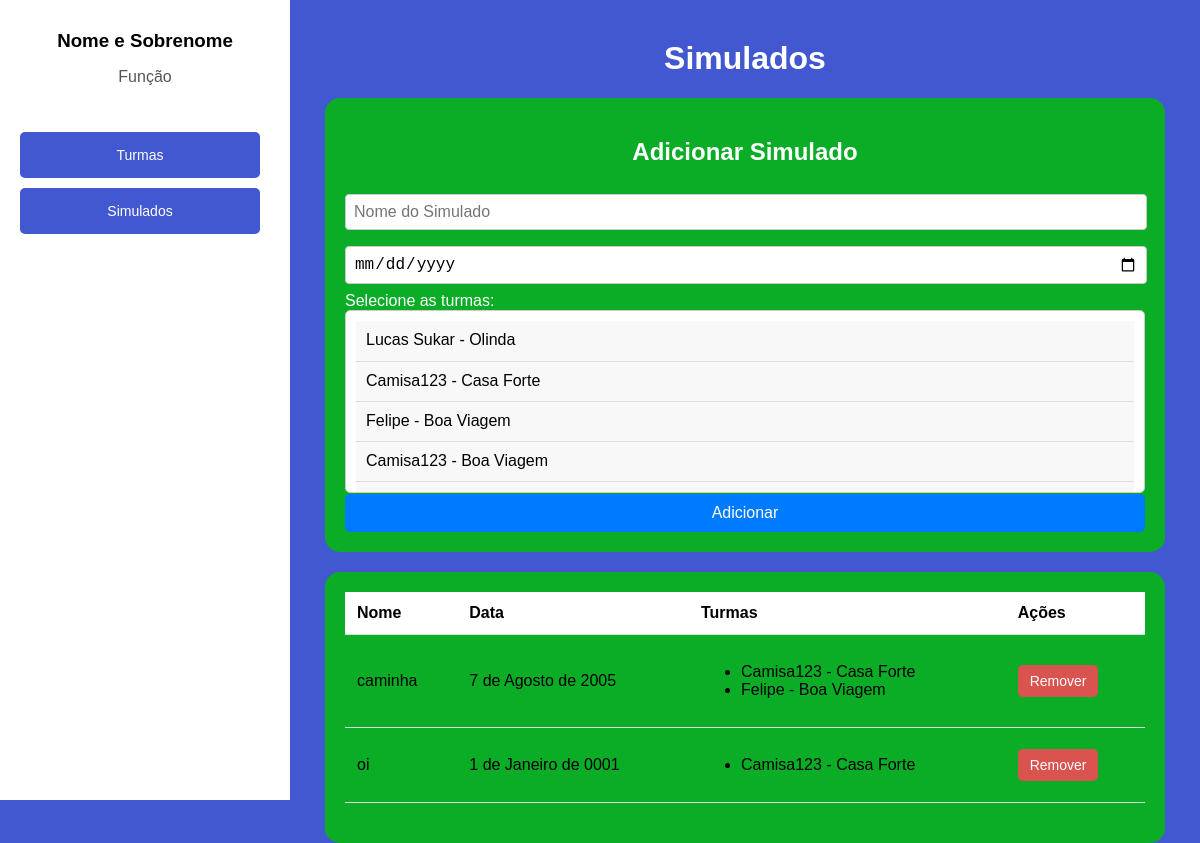
/cadastros/simulados/ (signed in), run on an earlier commit of the app's database.
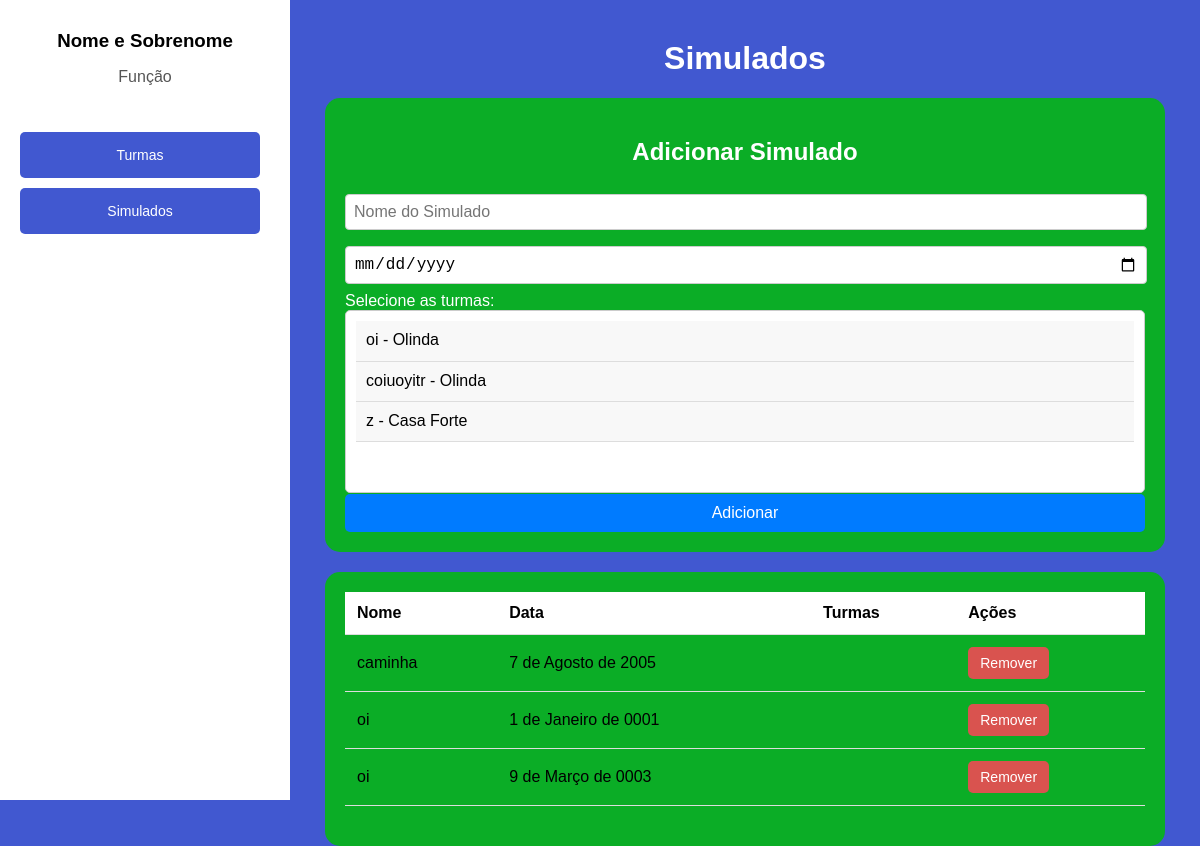
And on a later commit of the database.
### cadastros/models.py (models this page shows, shortened)
class Simulado(models.Model):
    nome = models.CharField(max_length=100)
    turmas = models.ManyToManyField(Turma, related_name='simulados')
    data = models.DateField()

class Turma(models.Model):
    nome = models.CharField(max_length=100)
    unidade = models.ForeignKey(Unidade, on_delete=models.CASCADE, related_name='turmas')

class Unidade(models.Model):
    nome = models.CharField(max_length=100, unique=True)

### cadastros/views.py (the view, shortened to what this page needs)
# urls.py: path('simulados/', SimuladoView.as_view(), name='listar_simulados'),  # Lista todos os simulados
class SimuladoView(LoginRequiredMixin, View):
    login_url = '/login/'
    template_name_list = 'listar_simulados.html'
    def get(self, request):
        simulados = Simulado.objects.all()  # Lista todos os simulados
        turmas = Turma.objects.all()  # Mostra todas as turmas disponíveis para adicionar simulados
        return render(request, self.template_name_list, {'simulados': simulados, 'turmas': turmas})

### cadastros/templates/listar_simulados.html (shortened to what this page needs)
<!DOCTYPE html>
<html lang="pt-br">
<head>
</head>
<body>
<div class="sidebar">
        <div class="profile">
            <h3>Nome e Sobrenome</h3>
            <p>Função</p>
        </div>
        <nav>
            <a href="{% url 'turmas' %}">Turmas</a>
            <a href="#">Simulados</a>
        </nav>
    </div>
    <div class="container">
        <h1>Simulados</h1>
        <div class="form-container">
            <h2>Adicionar Simulado</h2>
            <form id="add-simulado-form">
                <input type="text" name="nome" placeholder="Nome do Simulado" required>
                <input type="date" name="data" required>
                <label for="turmas">Selecione as turmas:</label>
                <select name="turmas" id="turmas" multiple required>
                    {% if turmas %}
                        {% for turma in turmas %}
                            <option value="{{ turma.id }}">{{ turma.nome }} - {{ turma.unidade.nome }}</option>
                        {% endfor %}
                    {% else %}
                        <option disabled>Nenhuma turma encontrada</option>
                    {% endif %}
                </select>
                <button type="submit" class="submit">Adicionar</button>
            </form>
        </div>
        <div class="table-container">
            <table>
                <thead>
                    <tr>
                        <th>Nome</th>
                        <th>Data</th>
                        <th>Turmas</th>
                        <th>Ações</th>
                    </tr>
                </thead>
                <tbody>
                    {% for simulado in simulados %}
                    <tr id="simulado-{{ simulado.id }}">
                        <td>{{ simulado.nome }}</td>
                        <td>{{ simulado.data }}</td>
                        <td>
                            <ul>
                                {% for turma in simulado.turmas.all %}
                                <li>{{ turma.nome }} - {{ turma.unidade.nome }}</li>
                                {% endfor %}
                            </ul>
                        </td>
                        <td><button class="remover-simulado" data-id="{{ simulado.id }}">Remover</button>
                        </td>
                    </tr>
                    {% endfor %}
                </tbody>
            </table>
        </div>
    </div>
</body>
</html>

What changed in the data, as far as the page shows it:
removed Turma: {{ turma.id }} 3 (drawn), nome "Camisa123", unidade.nome "Casa Forte"
removed Turma: {{ turma.id }} 5 (drawn), nome "Felipe", unidade.nome "Boa Viagem", shown under Simulado "caminha"
added Simulado: nome "oi", data "9 de Março de 0003"
Also different on the page:
form field turmas: "Lucas Sukar - Olinda / Camisa123 - Casa Forte / Felipe - Boa Viagem / Camisa123 - Boa Viagem" → "oi - Olinda / coiuoyitr - Olinda / z - Casa Forte"
